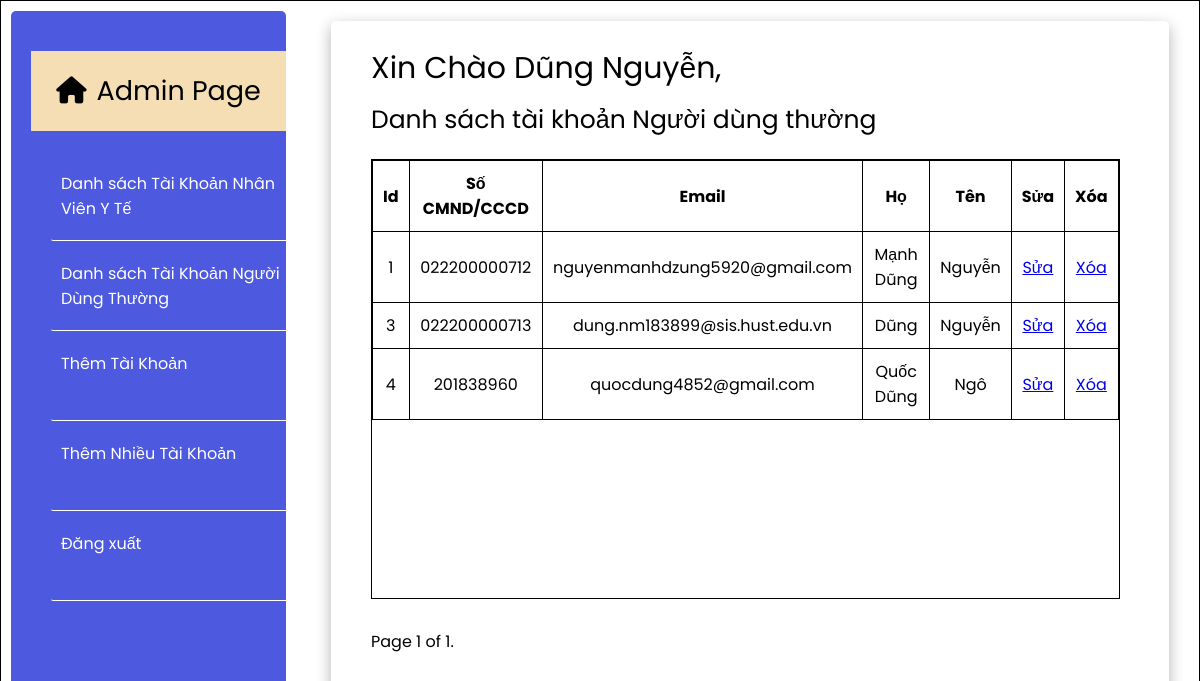
Page /sys_admin/list-normal/ (signed in) on the committed database.
### authentication/models.py (models this page shows)
class User(AbstractUser):
    is_normal_user = models.BooleanField(default=True)
    is_MOH = models.BooleanField(default=False)

### system_admin/views.py (the view)
# urls.py: path('list-normal/', views.listNormal, name="list-normal"),
def listNormal(request):
    if request.user.is_authenticated:
        list = User.objects.filter(is_normal_user = True)
        paginator = Paginator(list, 10) # Show 25 records per page.
        page_number = request.GET.get('page',1)
        page_obj = paginator.get_page(page_number)
        list = {
            'page': page_obj,
            'role' : 'Người dùng thường',
        }
        return render(request, 'list_user.html', list)
    else:
        messages.error(request, "Vui lòng đăng nhập để tiếp tục")
        return redirect('http://127.0.0.1:8000/sys_admin/login')

### system_admin/templates/list_user.html (shortened to what this page needs)
{% load static %}
<!DOCTYPE html>
<html>
<head>
    <link rel="stylesheet" href="https://cdnjs.cloudflare.com/ajax/libs/font-awesome/6.0.0-beta3/css/all.min.css"/>
    <link rel="stylesheet" href="{% static 'style.css' %}">
</head>
<body>
    <div class="navigation">
        <div class="wrapper">
            <div class="decoration">
                <p><i class="fas fa-home"></i>Admin Page</p>
             </div>
            <ul>
                <li class="list">
                    <a href="http://127.0.0.1:8000/sys_admin/list-moh/">
                        <span class="title">Danh sách Tài Khoản Nhân Viên Y Tế</span>
                    </a>
                </li>
                <li class="list">
                    <a href="http://127.0.0.1:8000/sys_admin/list-normal/">
                        <span class="title">Danh sách Tài Khoản Người Dùng Thường</span>
                    </a>
                </li>
                <li class="list">
                    <a href="http://127.0.0.1:8000/sys_admin/add/">
                        <span class="title">Thêm Tài Khoản</span>
                    </a>
                </li>
                <li class="list">
                    <a href="http://127.0.0.1:8000/sys_admin/upload/">
                        <span class="title">Thêm Nhiều Tài Khoản</span>
                    </a>
                </li>
                <li>
                    <a href="http://127.0.0.1:8000/sys_admin/logout/">
                        <span class="title">Đăng xuất</span>
                    </a>
                </li>
            </ul>
        </div>
    </div>
    <div class="main">
        <div class="wrapper">
            <div class="greeting">
                Xin Chào {{request.user.first_name}} {{request.user.last_name}},
            </div>
            <div class="title">
                Danh sách tài khoản {{role}}
            </div>
            <div class="table-wrapper">
            <table>
                <tr>
                    <th>Id</th>
                    <th>Số CMND/CCCD</th>
                    <th>Email</th>
                    <th>Họ</th>
                    <th>Tên</th>
                    <th>Sửa</th>
                    <th>Xóa</th>
                </tr>
                {% for user in page %}
                <tr>
                    <td>{{user.id}}</td>
                    <td>{{user.username}}</td>
                    <td>{{user.email}}</td>
                    <td>{{user.first_name}}</td>
                    <td>{{user.last_name}}</td>
                    <td><a href="http://127.0.0.1:8000/sys_admin/update/{{user.id}}">Sửa</a></td>
                    <td><a href="http://127.0.0.1:8000/sys_admin/delete/{{user.id}}">Xóa</a></td>
                </tr>
                {% endfor %}
            </table>
            </div>
            <div class="pagination">
                <span class="step-links">
                    <span class="current">
                        Page {{ page.number }} of {{ page.paginator.num_pages }}.
                    </span>
                </span>
            </div>
        </div>
    </div>
</body>
</html>

### system_admin/static/style.css (style rules this page uses)
* { margin: 0; padding: 0; box-sizing: border-box; font-family: 'Poppins', sans-serif; }
body { position: relative; width: 100%; height: 100vh; display: flex; border: 1px solid black; background: url('/static/images/whitebg.jpg'); overflow: hidden; }
.navigation { display: flex; width: 20vw; min-width: 300px; height: 100%; padding-right: 5px; }
.navigation .wrapper { padding: 40px 0 10px 20px; margin: 10px 10px; width: 100%; border-radius: 5px; background: #4d59df; }
.navigation .wrapper .decoration { width: 100%; height: 10vh; background-color: wheat; margin-bottom: 30px; display: flex; }
.navigation .wrapper .decoration p { font-size: 27px; margin: auto; color: #000; }
.navigation .wrapper .decoration i { margin-right: 10px; }
.navigation .wrapper ul { list-style: none; }
.navigation .wrapper ul li { position: relative; display: block; width: auto; margin: 10px 0 10px 20px; margin-top: 10px; margin-bottom: 10px; background: #4d59df; height: 80px; border-bottom: 0.5px solid white; cursor: pointer; transition: 0.5s ease; border-radius: 2px 0 0 2px; }
.navigation .wrapper ul li a { position: relative; display: block; width: 100%; padding-top: 10px; padding-left: 10px; height: 50px; color: #fff; text-decoration: none; border-radius: 5px; cursor: pointer; }
.main { display: flex; width: 80%; height: 100%; }
.main .wrapper { position: relative; background-color: transparent; padding: 15px 10px 10px 40px; margin: 20px 30px; width: 100%; opacity: 1; border-radius: 5px; box-shadow: inset; box-shadow: 0 5px 15px rgba(0,0,0 , 0.3); }
.main .wrapper .greeting { font-size: 30px; margin-top: 10px; }
.main .wrapper .title { margin-top: 10px; margin-bottom: 20px; font-size: 25px ; }
.wrapper .table-wrapper { width: 95%; overflow-y: auto; height: 55vh; border: 1px solid black; }
.wrapper table { width: 100%; margin-left: 0; margin-right: 0; }
.wrapper .table-wrapper table td { max-height: 30px; }
.wrapper .pagination { margin-top: 30px; }

### system_admin/templates/list_user.html (style rules this page uses)
table { border-collapse: collapse; border: solid 1px; text-align: center; }
th, td { padding: 10px 10px; border: solid 1px; }

### rows in the picture
User: user.first_name "Dũng", user.last_name "Nguyễn", id "3", username "022200000713", email "dung.nm183899@sis.hust.edu.vn", first_name "Dũng", last_name "Nguyễn"
User: id "1", username "022200000712", email "nguyenmanhdzung5920@gmail.com", first_name "Mạnh Dũng", last_name "Nguyễn"
User: id "4", username "201838960", email "quocdung4852@gmail.com", first_name "Quốc Dũng", last_name "Ngô"

### other values in the picture
{{ role }} "Người dùng thường"
{{ page.number }} "1"
{{ page.paginator.num_pages }} "1"
